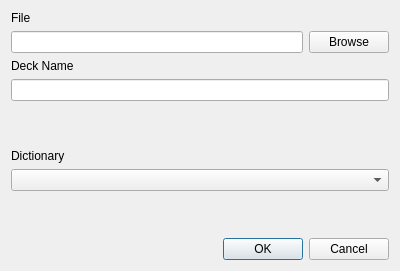
<?xml version="1.0" encoding="UTF-8"?>
<ui version="4.0">
 <class>ImportDialog</class>
 <widget class="QDialog" name="ImportDialog">
  <property name="geometry">
   <rect>
    <x>0</x>
    <y>0</y>
    <width>400</width>
    <height>271</height>
   </rect>
  </property>
  <property name="windowTitle">
   <string>Dialog</string>
  </property>
  <layout class="QVBoxLayout" name="verticalLayout">
   <item>
    <widget class="QLabel" name="fileLabel">
     <property name="text">
      <string>File</string>
     </property>
    </widget>
   </item>
   <item>
    <layout class="QHBoxLayout" name="horizontalLayout">
     <item>
      <widget class="QLineEdit" name="fileLineEdit"/>
     </item>
     <item>
      <widget class="QPushButton" name="filePushButton">
       <property name="text">
        <string>Browse</string>
       </property>
      </widget>
     </item>
    </layout>
   </item>
   <item>
    <widget class="QLabel" name="deckLabel">
     <property name="text">
      <string>Deck Name</string>
     </property>
    </widget>
   </item>
   <item>
    <widget class="QLineEdit" name="nameLineEdit"/>
   </item>
   <item>
    <spacer name="verticalSpacer">
     <property name="orientation">
      <enum>Qt::Orientation::Vertical</enum>
     </property>
     <property name="sizeHint" stdset="0">
      <size>
       <width>20</width>
       <height>40</height>
      </size>
     </property>
    </spacer>
   </item>
   <item>
    <widget class="QLabel" name="dictionaryLabel">
     <property name="text">
      <string>Dictionary</string>
     </property>
    </widget>
   </item>
   <item>
    <widget class="QComboBox" name="dictionaryComboBox"/>
   </item>
   <item>
    <spacer name="verticalSpacer_2">
     <property name="orientation">
      <enum>Qt::Orientation::Vertical</enum>
     </property>
     <property name="sizeHint" stdset="0">
      <size>
       <width>20</width>
       <height>40</height>
      </size>
     </property>
    </spacer>
   </item>
   <item>
    <widget class="QDialogButtonBox" name="buttonBox">
     <property name="orientation">
      <enum>Qt::Orientation::Horizontal</enum>
     </property>
     <property name="standardButtons">
      <set>QDialogButtonBox::StandardButton::Cancel|QDialogButtonBox::StandardButton::Ok</set>
     </property>
    </widget>
   </item>
  </layout>
 </widget>
 <tabstops>
  <tabstop>fileLineEdit</tabstop>
  <tabstop>filePushButton</tabstop>
 </tabstops>
 <resources/>
 <connections>
  <connection>
   <sender>buttonBox</sender>
   <signal>accepted()</signal>
   <receiver>ImportDialog</receiver>
   <slot>accept()</slot>
   <hints>
    <hint type="sourcelabel">
     <x>229</x>
     <y>169</y>
    </hint>
    <hint type="destinationlabel">
     <x>157</x>
     <y>190</y>
    </hint>
   </hints>
  </connection>
  <connection>
   <sender>buttonBox</sender>
   <signal>rejected()</signal>
   <receiver>ImportDialog</receiver>
   <slot>reject()</slot>
   <hints>
    <hint type="sourcelabel">
     <x>297</x>
     <y>175</y>
    </hint>
    <hint type="destinationlabel">
     <x>286</x>
     <y>190</y>
    </hint>
   </hints>
  </connection>
 </connections>
</ui>
